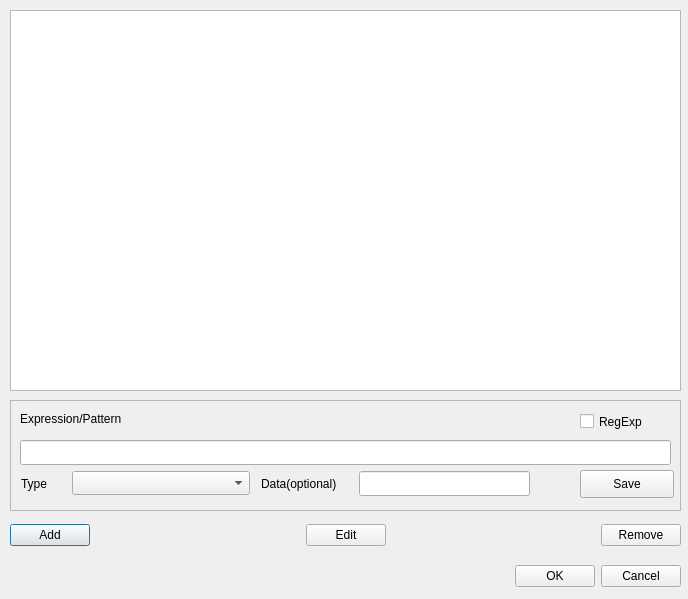
<ui version="4.0" >
 <author></author>
 <comment></comment>
 <exportmacro></exportmacro>
 <class>PatternDialog</class>
 <widget class="QDialog" name="PatternDialog" >
  <property name="geometry" >
   <rect>
    <x>0</x>
    <y>0</y>
    <width>688</width>
    <height>599</height>
   </rect>
  </property>
  <property name="minimumSize" >
   <size>
    <width>688</width>
    <height>599</height>
   </size>
  </property>
  <property name="maximumSize" >
   <size>
    <width>688</width>
    <height>599</height>
   </size>
  </property>
  <property name="windowTitle" >
   <string>Pattern Editor</string>
  </property>
  <widget class="QWidget" name="layoutWidget" >
   <property name="geometry" >
    <rect>
     <x>10</x>
     <y>520</y>
     <width>671</width>
     <height>30</height>
    </rect>
   </property>
   <layout class="QHBoxLayout" >
    <property name="margin" >
     <number>0</number>
    </property>
    <property name="spacing" >
     <number>6</number>
    </property>
    <item>
     <widget class="QPushButton" name="pushButton_add" >
      <property name="text" >
       <string>Add</string>
      </property>
     </widget>
    </item>
    <item>
     <spacer>
      <property name="orientation" >
       <enum>Qt::Horizontal</enum>
      </property>
      <property name="sizeHint" >
       <size>
        <width>40</width>
        <height>20</height>
       </size>
      </property>
     </spacer>
    </item>
    <item>
     <widget class="QPushButton" name="pushButton_edit" >
      <property name="text" >
       <string>Edit</string>
      </property>
     </widget>
    </item>
    <item>
     <spacer>
      <property name="orientation" >
       <enum>Qt::Horizontal</enum>
      </property>
      <property name="sizeHint" >
       <size>
        <width>40</width>
        <height>20</height>
       </size>
      </property>
     </spacer>
    </item>
    <item>
     <widget class="QPushButton" name="pushButton_remove" >
      <property name="text" >
       <string>Remove</string>
      </property>
     </widget>
    </item>
   </layout>
  </widget>
  <widget class="QWidget" name="layoutWidget_2" >
   <property name="geometry" >
    <rect>
     <x>330</x>
     <y>560</y>
     <width>351</width>
     <height>33</height>
    </rect>
   </property>
   <layout class="QHBoxLayout" >
    <property name="margin" >
     <number>0</number>
    </property>
    <property name="spacing" >
     <number>6</number>
    </property>
    <item>
     <spacer>
      <property name="orientation" >
       <enum>Qt::Horizontal</enum>
      </property>
      <property name="sizeHint" >
       <size>
        <width>131</width>
        <height>31</height>
       </size>
      </property>
     </spacer>
    </item>
    <item>
     <widget class="QPushButton" name="okButton" >
      <property name="text" >
       <string>OK</string>
      </property>
     </widget>
    </item>
    <item>
     <widget class="QPushButton" name="cancelButton" >
      <property name="text" >
       <string>Cancel</string>
      </property>
     </widget>
    </item>
   </layout>
  </widget>
  <widget class="QFrame" name="frame" >
   <property name="geometry" >
    <rect>
     <x>10</x>
     <y>400</y>
     <width>671</width>
     <height>111</height>
    </rect>
   </property>
   <property name="frameShape" >
    <enum>QFrame::StyledPanel</enum>
   </property>
   <property name="frameShadow" >
    <enum>QFrame::Raised</enum>
   </property>
   <widget class="QWidget" name="layoutWidget_2_2" >
    <property name="geometry" >
     <rect>
      <x>250</x>
      <y>70</y>
      <width>271</width>
      <height>27</height>
     </rect>
    </property>
   </widget>
   <widget class="QLabel" name="label" >
    <property name="geometry" >
     <rect>
      <x>10</x>
      <y>10</y>
      <width>120</width>
      <height>18</height>
     </rect>
    </property>
    <property name="text" >
     <string>Expression/Pattern</string>
    </property>
   </widget>
   <widget class="QWidget" name="layoutWidget_3" >
    <property name="geometry" >
     <rect>
      <x>10</x>
      <y>70</y>
      <width>231</width>
      <height>27</height>
     </rect>
    </property>
   </widget>
   <widget class="QLabel" name="label_2" >
    <property name="geometry" >
     <rect>
      <x>11</x>
      <y>71</y>
      <width>45</width>
      <height>25</height>
     </rect>
    </property>
    <property name="sizePolicy" >
     <sizepolicy>
      <hsizetype>5</hsizetype>
      <vsizetype>5</vsizetype>
      <horstretch>1</horstretch>
      <verstretch>0</verstretch>
     </sizepolicy>
    </property>
    <property name="text" >
     <string>Type</string>
    </property>
   </widget>
   <widget class="QComboBox" name="comboBox_type" >
    <property name="geometry" >
     <rect>
      <x>62</x>
      <y>71</y>
      <width>178</width>
      <height>24</height>
     </rect>
    </property>
    <property name="sizePolicy" >
     <sizepolicy>
      <hsizetype>1</hsizetype>
      <vsizetype>0</vsizetype>
      <horstretch>4</horstretch>
      <verstretch>0</verstretch>
     </sizepolicy>
    </property>
   </widget>
   <widget class="QLabel" name="label_3" >
    <property name="geometry" >
     <rect>
      <x>251</x>
      <y>71</y>
      <width>92</width>
      <height>25</height>
     </rect>
    </property>
    <property name="sizePolicy" >
     <sizepolicy>
      <hsizetype>5</hsizetype>
      <vsizetype>5</vsizetype>
      <horstretch>1</horstretch>
      <verstretch>0</verstretch>
     </sizepolicy>
    </property>
    <property name="text" >
     <string>Data(optional)</string>
    </property>
   </widget>
   <widget class="QLineEdit" name="lineEdit_expr" >
    <property name="geometry" >
     <rect>
      <x>10</x>
      <y>40</y>
      <width>651</width>
      <height>25</height>
     </rect>
    </property>
   </widget>
   <widget class="QLineEdit" name="lineEdit_data" >
    <property name="geometry" >
     <rect>
      <x>349</x>
      <y>71</y>
      <width>171</width>
      <height>25</height>
     </rect>
    </property>
    <property name="sizePolicy" >
     <sizepolicy>
      <hsizetype>7</hsizetype>
      <vsizetype>0</vsizetype>
      <horstretch>2</horstretch>
      <verstretch>0</verstretch>
     </sizepolicy>
    </property>
   </widget>
   <widget class="QPushButton" name="pushButton_save" >
    <property name="geometry" >
     <rect>
      <x>570</x>
      <y>70</y>
      <width>94</width>
      <height>28</height>
     </rect>
    </property>
    <property name="text" >
     <string>Save</string>
    </property>
   </widget>
   <widget class="QCheckBox" name="checkBox_regexp" >
    <property name="geometry" >
     <rect>
      <x>570</x>
      <y>10</y>
      <width>86</width>
      <height>23</height>
     </rect>
    </property>
    <property name="text" >
     <string>RegExp</string>
    </property>
   </widget>
  </widget>
  <widget class="QListWidget" name="listWidget" >
   <property name="geometry" >
    <rect>
     <x>10</x>
     <y>10</y>
     <width>671</width>
     <height>381</height>
    </rect>
   </property>
  </widget>
 </widget>
 <pixmapfunction></pixmapfunction>
 <tabstops>
  <tabstop>listWidget</tabstop>
  <tabstop>pushButton_add</tabstop>
  <tabstop>pushButton_edit</tabstop>
  <tabstop>pushButton_remove</tabstop>
  <tabstop>okButton</tabstop>
  <tabstop>cancelButton</tabstop>
  <tabstop>checkBox_regexp</tabstop>
  <tabstop>lineEdit_expr</tabstop>
  <tabstop>comboBox_type</tabstop>
  <tabstop>lineEdit_data</tabstop>
  <tabstop>pushButton_save</tabstop>
 </tabstops>
 <resources/>
 <connections>
  <connection>
   <sender>okButton</sender>
   <signal>clicked()</signal>
   <receiver>PatternDialog</receiver>
   <slot>accept()</slot>
   <hints>
    <hint type="sourcelabel" >
     <x>278</x>
     <y>253</y>
    </hint>
    <hint type="destinationlabel" >
     <x>96</x>
     <y>254</y>
    </hint>
   </hints>
  </connection>
  <connection>
   <sender>cancelButton</sender>
   <signal>clicked()</signal>
   <receiver>PatternDialog</receiver>
   <slot>reject()</slot>
   <hints>
    <hint type="sourcelabel" >
     <x>369</x>
     <y>253</y>
    </hint>
    <hint type="destinationlabel" >
     <x>179</x>
     <y>282</y>
    </hint>
   </hints>
  </connection>
 </connections>
</ui>
